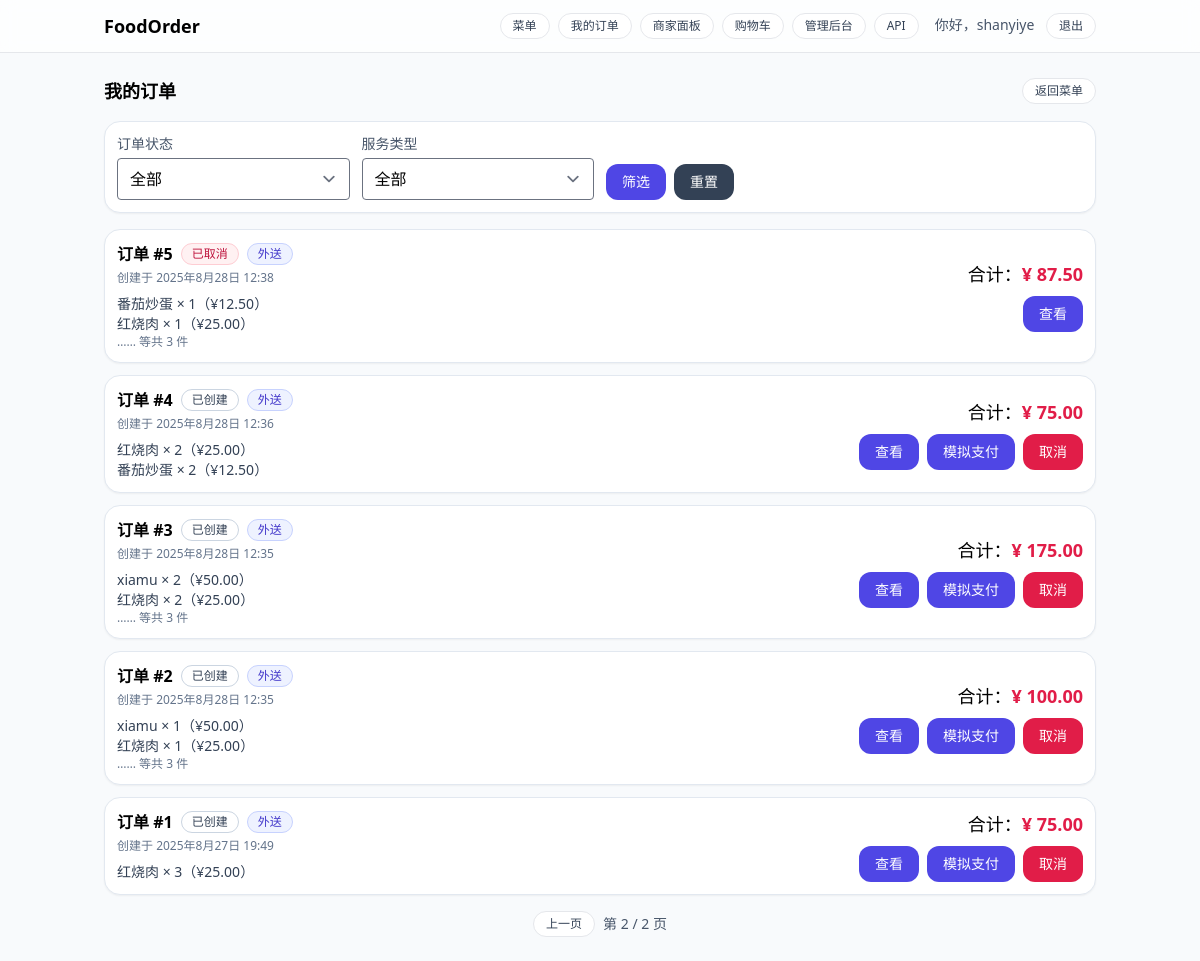
/orders/?page=2 (signed in), run on the app's committed database.
### orders/models.py (models this page shows, shortened)
class Order(models.Model):
    restaurant = models.ForeignKey(Restaurant, on_delete=models.PROTECT, related_name="orders", null=True, blank=True)
    user = models.ForeignKey(User, on_delete=models.PROTECT, related_name="orders")
    status = models.CharField(max_length=16, choices=OrderStatus.choices, default=OrderStatus.CREATED)
    service_type = models.CharField(max_length=16, choices=ServiceType.choices, default=ServiceType.DELIVERY)
    table_no = models.CharField(max_length=16, blank=True, null=True)
    contact_name  = models.CharField(max_length=32)
    contact_phone = models.CharField(max_length=20)
    address_line  = models.CharField(max_length=255)
    total_amount = models.DecimalField(max_digits=10, decimal_places=2, validators=[MinValueValidator(Decimal("0.00"))])
    client_token = models.CharField(max_length=64, blank=True, null=True)
    created_at = models.DateTimeField(auto_now_add=True)
    paid_at    = models.DateTimeField(blank=True, null=True)
    updated_at = models.DateTimeField(auto_now=True)
    class Meta:
        ordering = ['-id']
        constraints = [
            UniqueConstraint(fields=["user", "client_token"],
                             condition=Q(client_token__isnull=False),
                             name="uniq_order_user_client_token"),
            models.CheckConstraint(check=Q(total_amount__gte=0), name="order_amount_non_negative"),
        ]

class OrderItem(models.Model):
    order      = models.ForeignKey(Order, on_delete=models.CASCADE, related_name="items")
    dish       = models.ForeignKey("menu.Dish", on_delete=models.PROTECT)
    dish_name  = models.CharField(max_length=64)  # 快照：下单时的菜名
    unit_price = models.DecimalField(max_digits=8, decimal_places=2, validators=[MinValueValidator(Decimal("0.00"))])  # 快照单价
    quantity   = models.PositiveIntegerField(validators=[MinValueValidator(1)])
    line_total = models.DecimalField(max_digits=10, decimal_places=2, validators=[MinValueValidator(Decimal("0.00"))]) # unit_price * quantity
    class Meta:
        ordering = ["id"]

### orders/views.py (the view)
# urls.py: path("orders/", orders_list_page, name="orders_list"),
@login_required
@ensure_csrf_cookie
def orders_list_page(request):
    qs = (Order.objects
          .filter(user=request.user)
          .select_related("payment")
          .prefetch_related("items")   # 注意：模板里遍历时要写 o.items.all
          .order_by("-id"))
    status_val = request.GET.get("status") or ""
    service_val = request.GET.get("service") or ""
    if status_val:
        qs = qs.filter(status=status_val)
    if service_val:
        qs = qs.filter(service_type=service_val)
    paginator = Paginator(qs, 8)  # 每页 8 条
    page_obj = paginator.get_page(request.GET.get("page") or 1)
    ctx = {
        "page_obj": page_obj,
        "status_val": status_val,
        "service_val": service_val,
        "status_choices": OrderStatus.choices,
        "service_choices": ServiceType.choices,
    }
    return render(request, "orders_list.html", ctx)

### restaurants/context_processors.py (called while the page is built)
def nav_restaurant(request):
    return {"nav_rid": request.session.get("current_rid")}

### templates/orders_list.html (shortened to what this page needs)
{% extends "base.html" %}
{% load static %}
{% block content %}
<div class="flex items-center justify-between mb-4">
  <h1 class="text-lg font-semibold">我的订单</h1>
  <a href="/" class="chip">返回菜单</a>
</div>
<form method="get" class="card mb-4">
  <div class="grid grid-cols-1 md:grid-cols-4 gap-3">
    <div>
      <label class="block text-sm text-slate-600 mb-1">订单状态</label>
      <select name="status" class="w-full rounded border">
        <option value="">全部</option>
      </select>
    </div>
    <div>
      <label class="block text-sm text-slate-600 mb-1">服务类型</label>
      <select name="service" class="w-full rounded border">
        <option value="">全部</option>
      </select>
    </div>
    <div class="md:col-span-2 flex items-end gap-2">
      <button class="btn">筛选</button>
      <a href="{% url 'orders_list' %}" class="btn bg-slate-700 hover:bg-slate-800">重置</a>
    </div>
  </div>
</form>
<div class="space-y-3">
  {% for o in page_obj %}
    <div class="card">
      <div class="flex flex-col md:flex-row md:items-center md:justify-between gap-3">
        <div>
          <div class="flex items-center gap-2">
            <a href="{% url 'order_detail' o.id %}" class="font-semibold">订单 #{{ o.id }}</a>
            {% if o.status == "CREATED" %}
              <span class="badge badge-slate">{{ o.get_status_display }}</span>
            {% elif o.status == "PAID" %}
              <span class="badge badge-emerald">{{ o.get_status_display }}</span>
            {% elif o.status == "CONFIRMED" or o.status == "READY" %}
              <span class="badge badge-indigo">{{ o.get_status_display }}</span>
            {% elif o.status == "DELIVERING" %}
              <span class="badge badge-amber">{{ o.get_status_display }}</span>
            {% elif o.status == "COMPLETED" %}
              <span class="badge badge-emerald">{{ o.get_status_display }}</span>
            {% elif o.status == "CANCELLED" %}
              <span class="badge badge-rose">{{ o.get_status_display }}</span>
            {% else %}
              <span class="badge badge-slate">{{ o.status }}</span>
            {% endif %}
            {% if o.service_type == "DELIVERY" %}
              <span class="badge badge-indigo">{{ o.get_service_type_display }}</span>
            {% else %}
              <span class="badge badge-amber">{{ o.get_service_type_display }}</span>
            {% endif %}
          </div>
          <div class="text-xs text-slate-500 mt-1">创建于 {{ o.created_at }}</div>
          <ul class="mt-2 text-sm text-slate-700">
            {% for it in o.items.all|slice:":2" %}
              <li>{{ it.dish_name }} × {{ it.quantity }}（¥{{ it.unit_price|floatformat:2 }}）</li>
            {% endfor %}
            {% if o.items.count > 2 %}
              <li class="text-slate-500 text-xs">…… 等共 {{ o.items.count }} 件</li>
            {% endif %}
          </ul>
        </div>
        <div class="text-right">
          <div class="text-lg">合计：<span class="text-rose-600 font-semibold">¥ {{ o.total_amount }}</span></div>
          <div class="mt-2 flex justify-end gap-2">
            <a href="{% url 'order_detail' o.id %}" class="btn">查看</a>
            {% if o.status == "CREATED" %}
              <button class="btn pay" data-id="{{ o.id }}">模拟支付</button>
              <button class="btn bg-rose-600 hover:bg-rose-700 cancel" data-id="{{ o.id }}">取消</button>
            {% endif %}
          </div>
        </div>
      </div>
    </div>
  {% empty %}
    <div class="card text-slate-600">暂无订单。</div>
  {% endfor %}
</div>
{% if page_obj.paginator.num_pages > 1 %}
  <div class="mt-4 flex justify-center items-center gap-2">
    {% if page_obj.has_previous %}
      <a class="chip" href="?page={{ page_obj.previous_page_number }}{% if status_val %}&status={{ status_val }}{% endif %}{% if service_val %}&service={{ service_val }}{% endif %}">上一页</a>
    {% endif %}
    <span class="text-sm text-slate-600">第 {{ page_obj.number }} / {{ page_obj.paginator.num_pages }} 页</span>
  </div>
{% endif %}
{% endblock %}

### templates/base.html (shortened to what this page needs)
{% load static %}
<!doctype html>
<html lang="zh" class="h-full bg-slate-50">
<head>
  <link href="{% static 'css/dist.css' %}" rel="stylesheet">
</head>
<body class="min-h-full">
  <header class="border-b bg-white/70 backdrop-blur sticky top-0 z-10">
    <div class="container flex items-center justify-between py-3">
      <a href="/" class="font-semibold text-lg">FoodOrder</a>
      <nav class="flex items-center gap-4 text-sm">
        <div class="flex items-center gap-2">
        <a href="/" class="chip">菜单</a>
        <a href="/orders/" class="chip">我的订单</a>
        <a href="/staff/orders/" class="chip">商家面板</a>
        <a href="{% url 'cart' %}{% if current_restaurant %}?rid={{ current_restaurant.id }}
                       {% elif nav_rid %}?rid={{ nav_rid }}{% endif %}"
          class="chip">购物车</a>
        <a href="/admin/" class="chip">管理后台</a>
        <a href="/api/" class="chip">API</a>
         </div>
         <div>
          {% if request.user.is_authenticated %}
            <span class="text-sm text-slate-600 mr-2">你好，{{ request.user.username }}</span>
            <form action="{% url 'logout' %}" method="post" style="display:inline">
              <button type="submit" class="chip">退出</button>
            </form>
          {% else %}
            <a href="{% url 'login' %}" class="chip">登录</a>
          {% endif %}
          </div>
      </nav>
    </div>
  </header>
  <main class="container py-6">
    {% block content %}{% endblock %}
  </main>
</body>
</html>

### data on the page
Order: id "5", status "已取消", service_type "外送", created_at "2025年8月28日 12:38", items.count "3", total_amount "87.50"
OrderItem: dish_name "番茄炒蛋", quantity "1", unit_price "12.50"
OrderItem: dish_name "红烧肉", quantity "1", unit_price "25.00"
Order: id "4", status "已创建", service_type "外送", created_at "2025年8月28日 12:36", total_amount "75.00"
OrderItem: dish_name "红烧肉", quantity "2", unit_price "25.00"
OrderItem: dish_name "番茄炒蛋", quantity "2", unit_price "12.50"
Order: id "3", status "已创建", service_type "外送", created_at "2025年8月28日 12:35", items.count "3", total_amount "175.00"
OrderItem: dish_name "xiamu", quantity "2", unit_price "50.00"
OrderItem: dish_name "红烧肉", quantity "2", unit_price "25.00"
Order: id "2", status "已创建", service_type "外送", created_at "2025年8月28日 12:35", items.count "3", total_amount "100.00"
OrderItem: dish_name "xiamu", quantity "1", unit_price "50.00"
OrderItem: dish_name "红烧肉", quantity "1", unit_price "25.00"
Order: id "1", status "已创建", service_type "外送", created_at "2025年8月27日 19:49", total_amount "75.00"
OrderItem: dish_name "红烧肉", quantity "3", unit_price "25.00"

### other printed values
{{ request.user.username }} "shanyiye"
{{ page_obj.number }} "2"
{{ page_obj.paginator.num_pages }} "2"
